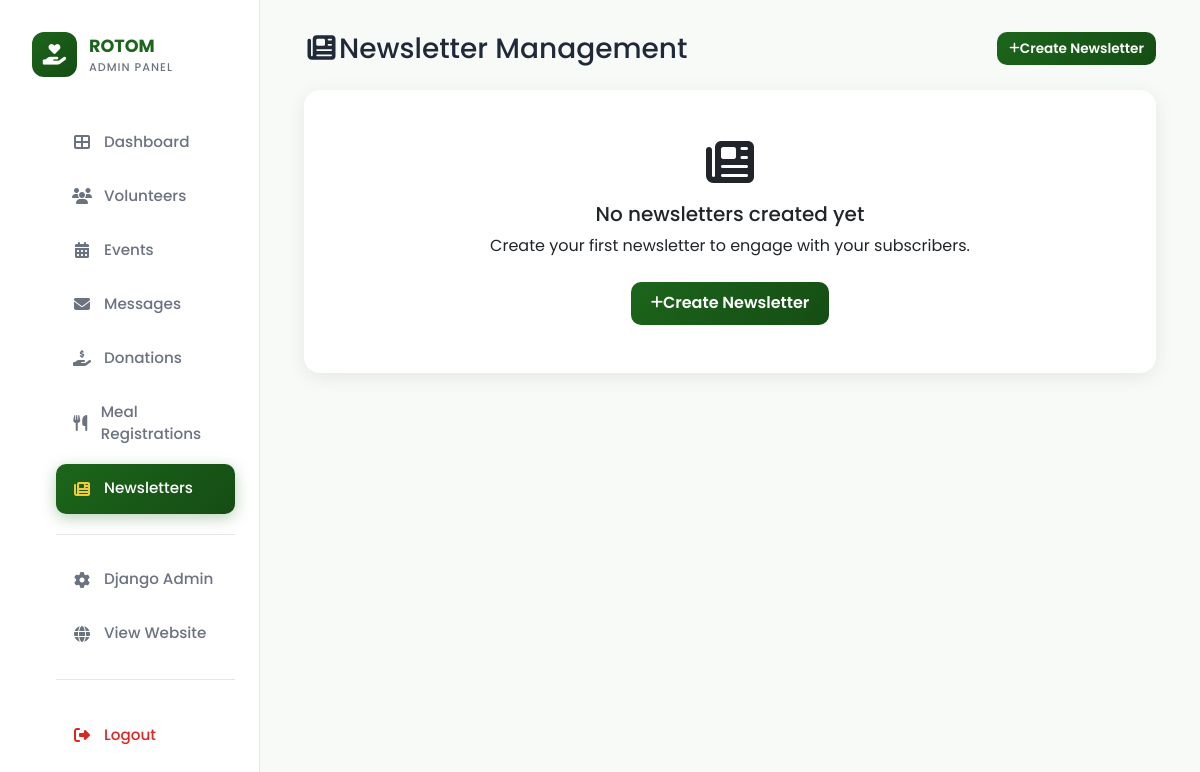
Before: /dashboard/manage-newsletters/ (signed in) with the older database file.
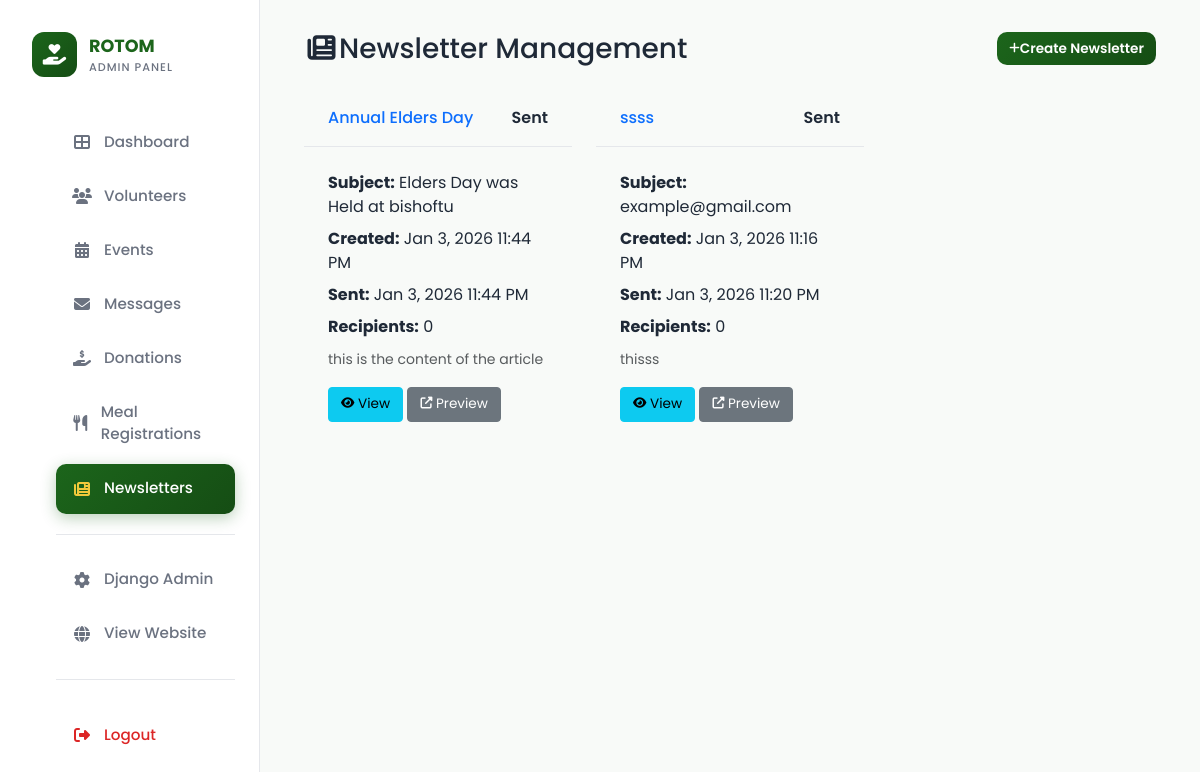
After: the same page with the newer database file.
### rotom/models.py (models this page shows, shortened)
class Newsletter(models.Model):
    STATUS_CHOICES = [
        ('draft', 'Draft'),
        ('sent', 'Sent'),
        ('scheduled', 'Scheduled'),
    ]
    title = models.CharField(max_length=200)
    subject = models.CharField(max_length=200)
    content = models.TextField(help_text="Newsletter content (HTML supported)")
    image = models.ImageField(upload_to='blog_images/', blank=True, null=True, help_text="Optional image for blog post")
    status = models.CharField(max_length=20, choices=STATUS_CHOICES, default='draft')
    created_at = models.DateTimeField(auto_now_add=True)
    sent_at = models.DateTimeField(null=True, blank=True)
    scheduled_for = models.DateTimeField(null=True, blank=True)
    recipients_count = models.PositiveIntegerField(default=0)
    class Meta:
        ordering = ['-created_at']

### dashboard/views.py (the view)
# urls.py: path('manage-newsletters/', views.manage_newsletters, name='manage_newsletters'),
@staff_member_required(login_url='dashboard:login')
def manage_newsletters(request):
    newsletters = Newsletter.objects.all().order_by('-created_at')
    paginator = Paginator(newsletters, 10)
    page_number = request.GET.get('page')
    newsletters_paginated = paginator.get_page(page_number)
    return render(request, 'dashboard/manage_newsletters.html', {'newsletters': newsletters_paginated})

### dashboard/templates/dashboard/manage_newsletters.html (shortened to what this page needs)
{% extends 'dashboard/base_admin.html' %}
{% load static %}
{% block content %}
<div class="container-fluid">
    <div class="d-sm-flex align-items-center justify-content-between mb-4">
        <h1 class="h3 mb-0 text-gray-800">
            <i class="fas fa-newspaper fa-fw mr-2"></i>Newsletter Management
        </h1>
        <a href="{% url 'dashboard:create_newsletter' %}" class="btn btn-primary btn-sm">
            Create Newsletter
        </a>
    </div>
    <div class="row">
        {% for newsletter in newsletters %}
        <div class="col-lg-6 col-xl-4 mb-4">
            <div class="newsletter-card">
                <div class="card-header py-3 d-flex flex-row align-items-center justify-content-between">
                    <h6 class="m-0 font-weight-bold text-primary">{{ newsletter.title|truncatechars:30 }}</h6>
                    <span class="status-badge status-{{ newsletter.status }}">
                        {{ newsletter.get_status_display }}
                    </span>
                </div>
                <div class="card-body">
                    <div class="mb-2">
                        <strong>Subject:</strong> {{ newsletter.subject|truncatechars:40 }}
                    </div>
                    <div class="mb-2">
                        <strong>Created:</strong> {{ newsletter.created_at|date:"M j, Y g:i A" }}
                    </div>
                    {% if newsletter.sent_at %}
                    <div class="mb-2">
                        <strong>Sent:</strong> {{ newsletter.sent_at|date:"M j, Y g:i A" }}
                    </div>
                    <div class="mb-2">
                        <strong>Recipients:</strong> {{ newsletter.recipients_count }}
                    </div>
                    {% endif %}
                    <div class="mb-3">
                        <small class="text-muted">
                            {{ newsletter.content|striptags|truncatechars:100 }}
                        </small>
                    </div>
                    <div class="newsletter-actions">
                        <a href="{% url 'dashboard:newsletter_detail' newsletter.pk %}"
                           class="btn btn-info btn-sm">
                             View
                        </a>
                        <a href="{% url 'dashboard:preview_newsletter' newsletter.pk %}"
                           class="btn btn-secondary btn-sm" target="_blank">
                             Preview
                        </a>
                    </div>
                </div>
            </div>
        </div>
        {% empty %}
        <div class="col-12">
            <div class="card">
                <div class="card-body text-center py-5">
                    <i class="fas fa-newspaper fa-3x text-gray-300 mb-3"></i>
                    <h5 class="text-gray-600">No newsletters created yet</h5>
                    <p class="text-gray-500 mb-4">Create your first newsletter to engage with your subscribers.</p>
                    <a href="{% url 'dashboard:create_newsletter' %}" class="btn btn-primary">
                        <i class="fas fa-plus fa-sm mr-1"></i>Create Newsletter
                    </a>
                </div>
            </div>
        </div>
        {% endfor %}
    </div>
</div>
{% endblock %}

Changed rows visible on the page:
added Newsletter: title "Annual Elders Day", status "Sent", subject "Elders Day was Held at bishoftu", created_at "Jan 3, 2026 11:44 PM", sent_at "Jan 3, 2026 11:44 PM", recipients_count "0", content "this is the content of the article"
added Newsletter: title "ssss", status "Sent", subject "example@gmail.com", created_at "Jan 3, 2026 11:16 PM", sent_at "Jan 3, 2026 11:20 PM", recipients_count "0", content "thisss"
Other visible differences:
text no longer shown: "No newsletters created yet Create your first newsletter to engage with your subscribers. Create Newsletter"
